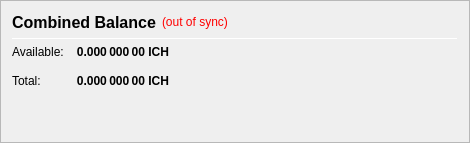
                   <widget class="QFrame" name="frame_CombinedBalances">
                    <property name="minimumSize">
                     <size>
                      <width>470</width>
                      <height>0</height>
                     </size>
                    </property>
                    <property name="frameShape">
                     <enum>QFrame::StyledPanel</enum>
                    </property>
                    <property name="frameShadow">
                     <enum>QFrame::Raised</enum>
                    </property>
                    <layout class="QVBoxLayout" name="verticalLayout_5">
                     <item>
                      <layout class="QHBoxLayout" name="horizontalLayout_5" stretch="0,0,0">
                       <item>
                        <widget class="QLabel" name="label_5z">
                         <property name="minimumSize">
                          <size>
                           <width>0</width>
                           <height>20</height>
                          </size>
                         </property>
                         <property name="font">
                          <font>
                           <pointsize>12</pointsize>
                           <weight>75</weight>
                           <bold>true</bold>
                          </font>
                         </property>
                         <property name="toolTip">
                          <string>Combined Balance (including unconfirmed and immature coins)</string>
                         </property>
                         <property name="text">
                          <string>Combined Balance</string>
                         </property>
                        </widget>
                       </item>
                       <item>
                        <widget class="QLabel" name="labelWalletStatus">
                         <property name="cursor">
                          <cursorShape>WhatsThisCursor</cursorShape>
                         </property>
                         <property name="toolTip">
                          <string>The displayed information may be out of date. Your wallet automatically synchronizes with the IchibaCoin network after a connection is established, but this process has not completed yet.</string>
                         </property>
                         <property name="styleSheet">
                          <string notr="true">QLabel { color: red; }</string>
                         </property>
                         <property name="text">
                          <string notr="true">(out of sync)</string>
                         </property>
                         <property name="alignment">
                          <set>Qt::AlignLeading|Qt::AlignLeft|Qt::AlignVCenter</set>
                         </property>
                        </widget>
                       </item>
                       <item>
                        <spacer name="horizontalSpacer_1">
                         <property name="orientation">
                          <enum>Qt::Horizontal</enum>
                         </property>
                         <property name="sizeHint" stdset="0">
                          <size>
                           <width>40</width>
                           <height>20</height>
                          </size>
                         </property>
                        </spacer>
                       </item>
                      </layout>
                     </item>
                     <item>
                      <widget class="Line" name="line_CombinedBalance">
                       <property name="minimumSize">
                        <size>
                         <width>0</width>
                         <height>1</height>
                        </size>
                       </property>
                       <property name="maximumSize">
                        <size>
                         <width>16777215</width>
                         <height>1</height>
                        </size>
                       </property>
                       <property name="orientation">
                        <enum>Qt::Horizontal</enum>
                       </property>
                      </widget>
                     </item>
                     <item>
                      <layout class="QGridLayout" name="gridLayout_3">
                       <property name="spacing">
                        <number>12</number>
                       </property>
                       <item row="1" column="0">
                        <widget class="QLabel" name="labelBalanceTextz">
                         <property name="text">
                          <string>Available:</string>
                         </property>
                        </widget>
                       </item>
                       <item row="1" column="1">
                        <widget class="QLabel" name="labelBalancez">
                         <property name="font">
                          <font>
                           <weight>75</weight>
                           <bold>true</bold>
                          </font>
                         </property>
                         <property name="cursor">
                          <cursorShape>IBeamCursor</cursorShape>
                         </property>
                         <property name="toolTip">
                          <string>Your current spendable balance</string>
                         </property>
                         <property name="text">
                          <string notr="true">0.000 000 00 ICH</string>
                         </property>
                         <property name="alignment">
                          <set>Qt::AlignRight|Qt::AlignTrailing|Qt::AlignVCenter</set>
                         </property>
                         <property name="textInteractionFlags">
                          <set>Qt::LinksAccessibleByMouse|Qt::TextSelectableByKeyboard|Qt::TextSelectableByMouse</set>
                         </property>
                        </widget>
                       </item>
                       <item row="2" column="0">
                        <widget class="QLabel" name="labelTotalTextz">
                         <property name="text">
                          <string>Total:</string>
                         </property>
                        </widget>
                       </item>
                       <item row="2" column="1">
                        <widget class="QLabel" name="labelTotalz">
                         <property name="font">
                          <font>
                           <weight>75</weight>
                           <bold>true</bold>
                          </font>
                         </property>
                         <property name="cursor">
                          <cursorShape>IBeamCursor</cursorShape>
                         </property>
                         <property name="toolTip">
                          <string>Total Balance, including all unavailable coins.</string>
                         </property>
                         <property name="text">
                          <string notr="true">0.000 000 00 ICH</string>
                         </property>
                         <property name="alignment">
                          <set>Qt::AlignRight|Qt::AlignTrailing|Qt::AlignVCenter</set>
                         </property>
                         <property name="textInteractionFlags">
                          <set>Qt::LinksAccessibleByMouse|Qt::TextSelectableByKeyboard|Qt::TextSelectableByMouse</set>
                         </property>
                        </widget>
                       </item>
                       <item row="2" column="3">
                        <spacer name="horizontalSpacer_2">
                         <property name="orientation">
                          <enum>Qt::Horizontal</enum>
                         </property>
                         <property name="sizeHint" stdset="0">
                          <size>
                           <width>40</width>
                           <height>20</height>
                          </size>
                         </property>
                        </spacer>
                       </item>
                      </layout>
                     </item>
                     <item>
                      <spacer name="verticalSpacer_1">
                       <property name="orientation">
                        <enum>Qt::Vertical</enum>
                       </property>
                       <property name="sizeHint" stdset="0">
                        <size>
                         <width>20</width>
                         <height>40</height>
                        </size>
                       </property>
                      </spacer>
                     </item>
                    </layout>
                   </widget>
